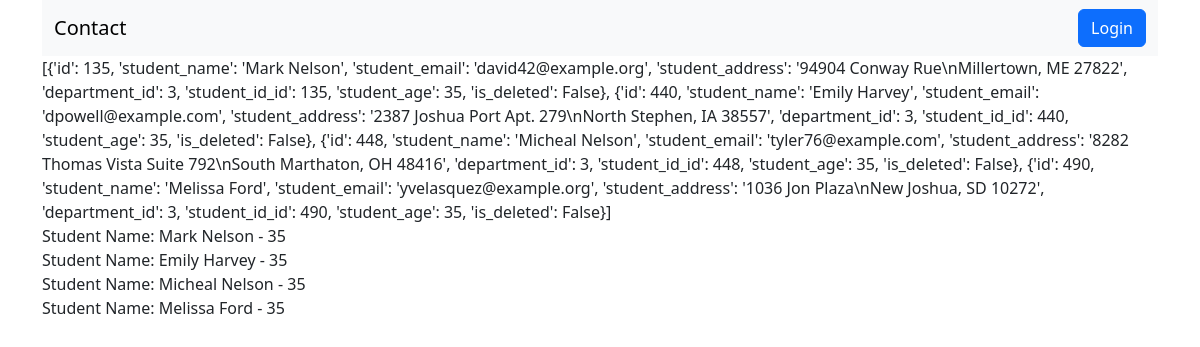
Page /query/ on the committed database.
### home/models.py (models this page shows, shortened)
class Student(models.Model):
    department = models.ForeignKey(Department, on_delete=models.CASCADE, related_name="depart")
    student_id = models.OneToOneField(StudentID, on_delete=models.CASCADE, related_name="studentid")
    student_name = models.CharField(max_length=255)
    student_email = models.EmailField(unique=True)
    student_age = models.IntegerField(default=18)
    student_address = models.TextField()
    is_deleted = models.BooleanField(default=False)
    objects = StudentsManager()
    admin_objects = models.Manager()
    class Meta:
        ordering = ['student_name']
        verbose_name = "student"

### home/views.py (the view)
# urls.py: path('query/', ormMethodSample8, name='query'),
def ormMethodSample8(request):
    cursor = connection.cursor()
    qry = "SELECT * FROM home_student WHERE student_age>=35 and department_id=3"
    cursor.execute(qry)
    data  = dictFetchAll(cursor)
    print(f"---------------------------------{data}")
    print(connection.queries)
    return render(request, "home/query.html",{"data":data})

### home/views.py (called while the page is built)
def dictFetchAll(cursor):
    desc = cursor.description
    return [
        dict(zip([col[0] for col in desc], row))
        for row in cursor.fetchall()
    ]

### home/templates/home/query.html
{% extends "base.html" %}
{% block start %}
{{data}}
{% for i in data %}
    <div>Student Name: {{i.student_name}} - {{i.student_age}} </div>
{% endfor %}
{% endblock %}

### rows in the picture
Student: student_name "Mark Nelson", student_age "35"
Student: student_name "Emily Harvey", student_age "35"
Student: student_name "Micheal Nelson", student_age "35"
Student: student_name "Melissa Ford", student_age "35"
